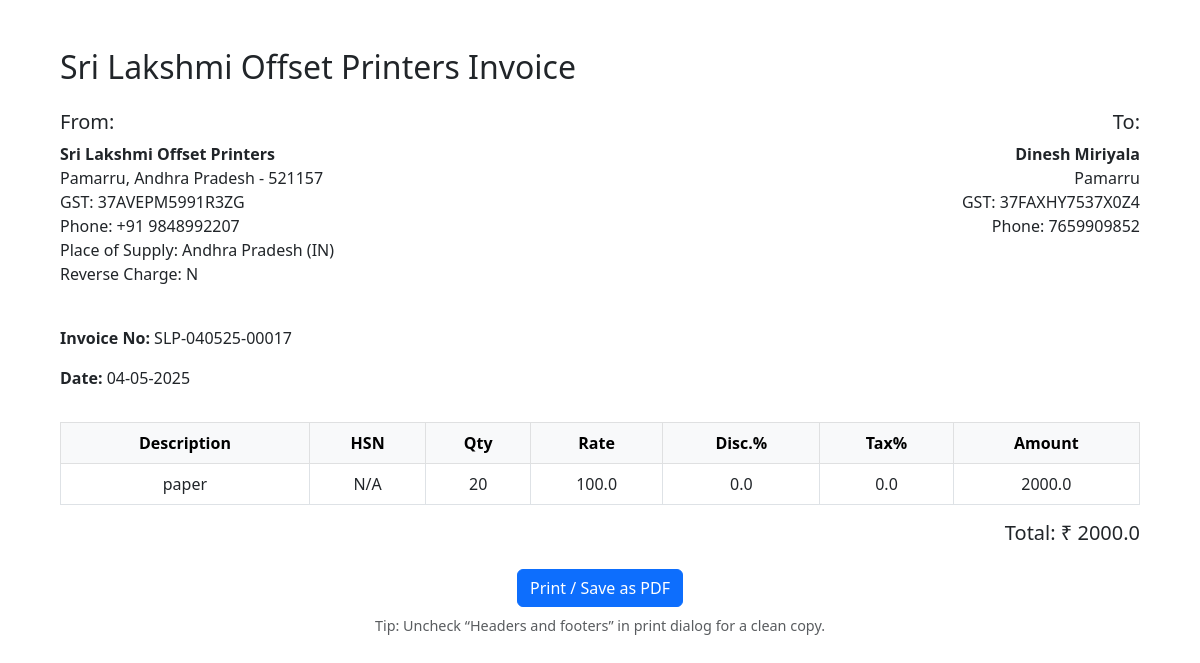
The app's page /bill_preview with its own data.
### db/models.py (models this page shows)
class customer(db.Model):
    id = db.Column(db.Integer, primary_key=True)
    name = db.Column(db.String(50), nullable=False)
    company = db.Column(db.String(50))
    phone = db.Column(db.String(50), nullable=False, unique=True)
    email = db.Column(db.String(50))
    gst = db.Column(db.String(30))
    address = db.Column(db.Text)
    businessType = db.Column(db.String(50))
    invoices = db.relationship("invoice", backref="customer", lazy= True)
    createdAt = db.Column(db.DateTime, default=datetime.utcnow())

class invoice(db.Model):
    id = db.Column(db.Integer, primary_key=True)
    invoiceId = db.Column(db.String(50), unique=True, nullable=False)
    customerId = db.Column(db.Integer, db.ForeignKey("customer.id"), nullable=False)
    createdAt = db.Column(db.DateTime, default=datetime.utcnow)
    pdfPath = db.Column(db.String(255), nullable=False)
    totalAmount = db.Column(db.Float, nullable=False)
    items = db.relationship("invoiceItem", backref="invoice", lazy=True)

class item(db.Model):
    id = db.Column(db.Integer, primary_key=True)
    name = db.Column(db.String(50), nullable=False)
    hsn = db.Column(db.String(50))
    unitPrice = db.Column(db.Float, nullable=False)
    quantity = db.Column(db.Float, default=1)
    taxPercentage = db.Column(db.Float)

class invoiceItem(db.Model):
    id = db.Column(db.Integer, primary_key=True)
    invoiceId = db.Column(db.String, db.ForeignKey("invoice.id"), nullable=False)
    itemId = db.Column(db.Integer, db.ForeignKey("item.id"), nullable=False)
    quantity = db.Column(db.Integer, default=1)
    rate = db.Column(db.Float, nullable = False)
    discount = db.Column(db.Float, default = 0.0)
    taxPercentage = db.Column(db.Float, default = 0.0)
    line_total = db.Column(db.Float, nullable=False)

### app.py (the view)
@app.route('/bill_preview')
def bill_preview():
    current_invoice = invoice.query.order_by(invoice.id.desc()).first()
    if not current_invoice:
        return "No invoice found"
    current_customer = customer.query.get(current_invoice.customerId)
    items = invoiceItem.query.filter_by(invoiceId = current_invoice.id).all()
    item_data = []
    for i in items:
        item_name = item.query.get(i.itemId).name if i.itemId else "Unknown"
        entry = (
            item_name,
            "N/A",
            i.quantity,
            i.rate,
            i.discount,
            i.taxPercentage,
            i.line_total
        )
        item_data.append(entry)
    return render_template('bill_preview.html', invoice = current_invoice, customer = current_customer, items=item_data)

### templates/bill_preview.html (shortened to what this page needs)
<!DOCTYPE html>
<html lang="en">
<head>
    <link href="https://cdn.jsdelivr.net/npm/bootstrap@5.3.0/dist/css/bootstrap.min.css" rel="stylesheet">
</head>
<body class="p-5">
    <div class="container">
        <h2 class="mb-4">Sri Lakshmi Offset Printers Invoice</h2>
        <div class="row mb-4">
            <div class="col-sm-6">
                <h5>From:</h5>
                <p><strong>Sri Lakshmi Offset Printers</strong><br>
                Pamarru, Andhra Pradesh - 521157<br>
                GST: 37AVEPM5991R3ZG<br>
                Phone: +91 9848992207<br>
                Place of Supply: Andhra Pradesh (IN)<br>
                Reverse Charge: N</p>
            </div>
            <div class="col-sm-6 text-end">
                <h5>To:</h5>
                <p><strong>{{ customer.name }}</strong><br>
                {{ customer.address }}<br>
                GST: {{ customer.gst }}<br>
                Phone: {{ customer.phone }}</p>
            </div>
        </div>
        <div class="row mb-3">
            <div class="col-sm-6">
                <p><strong>Invoice No:</strong> {{ invoice.invoiceId }}</p>
                <p><strong>Date:</strong> {{ invoice.createdAt.strftime('%d-%m-%Y') }}</p>
            </div>
        </div>
        <table class="table table-bordered text-center">
            <thead class="table-light">
                <tr>
                    <th>Description</th>
                    <th>HSN</th>
                    <th>Qty</th>
                    <th>Rate</th>
                    <th>Disc.%</th>
                    <th>Tax%</th>
                    <th>Amount</th>
                </tr>
            </thead>
            <tbody>
                {% for item in items %}
                <tr>
                    <td>{{ item[0] }}</td>
                    <td>{{ item[1] }}</td>
                    <td>{{ item[2] }}</td>
                    <td>{{ item[3] }}</td>
                    <td>{{ item[4] }}</td>
                    <td>{{ item[5] }}</td>
                    <td>{{ item[6] }}</td>
                </tr>
                {% endfor %}
            </tbody>
        </table>
        <div class="text-end">
            <h5>Total: ₹ {{ invoice.totalAmount }}</h5>
        </div>
        <div class="text-center mt-4 d-print-none">
            <button onclick="window.print()" class="btn btn-primary">Print / Save as PDF</button>
            <p class="mt-2 text-muted" style="font-size: 0.9rem;">Tip: Uncheck “Headers and footers” in print dialog for a clean copy.</p>
        </div>
    </div>
</body>
</html>

### records on screen
customer: name "Dinesh Miriyala", address "Pamarru", gst "37FAXHY7537X0Z4", phone "7659909852"
invoice: invoiceId "SLP-040525-00017", createdAt "04-05-2025", totalAmount "2000.0"
item: name "paper"
invoiceItem: rate "100.0", discount "0.0", taxPercentage "0.0", line_total "2000.0"

### other values on screen
{{ item[1] }} "N/A"
{{ item[2] }} "20"
